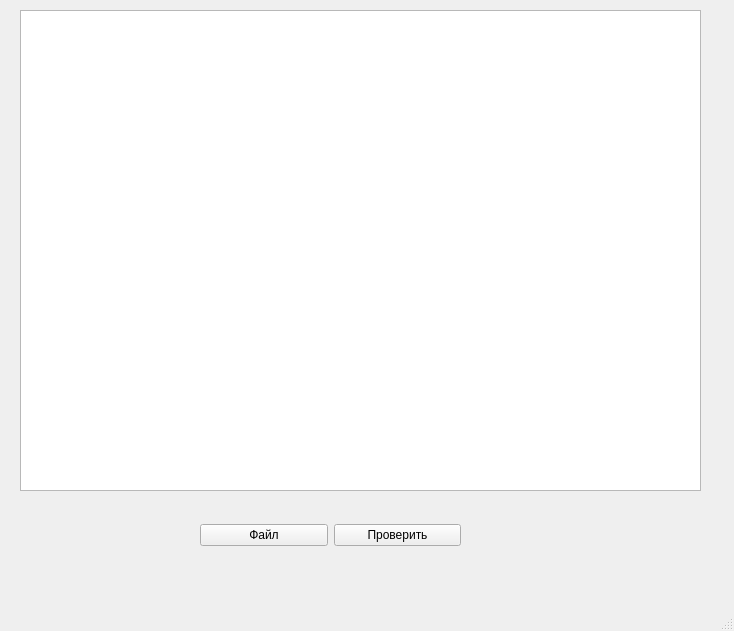
<?xml version="1.0" encoding="UTF-8"?>
<ui version="4.0">
 <class>MainWindow</class>
 <widget class="QMainWindow" name="MainWindow">
  <property name="geometry">
   <rect>
    <x>0</x>
    <y>0</y>
    <width>734</width>
    <height>631</height>
   </rect>
  </property>
  <property name="windowTitle">
   <string>MainWindow</string>
  </property>
  <widget class="QWidget" name="centralwidget">
   <widget class="QTextEdit" name="display">
    <property name="geometry">
     <rect>
      <x>20</x>
      <y>10</y>
      <width>681</width>
      <height>481</height>
     </rect>
    </property>
   </widget>
   <widget class="QWidget" name="">
    <property name="geometry">
     <rect>
      <x>200</x>
      <y>520</y>
      <width>261</width>
      <height>31</height>
     </rect>
    </property>
    <layout class="QHBoxLayout" name="horizontalLayout">
     <item>
      <widget class="QPushButton" name="add_button">
       <property name="text">
        <string>Файл</string>
       </property>
      </widget>
     </item>
     <item>
      <widget class="QPushButton" name="check_button">
       <property name="text">
        <string>Проверить</string>
       </property>
      </widget>
     </item>
    </layout>
   </widget>
  </widget>
  <widget class="QMenuBar" name="menubar">
   <property name="geometry">
    <rect>
     <x>0</x>
     <y>0</y>
     <width>734</width>
     <height>25</height>
    </rect>
   </property>
  </widget>
  <widget class="QStatusBar" name="statusbar"/>
  <action name="actionfile">
   <property name="text">
    <string>file</string>
   </property>
  </action>
 </widget>
 <resources/>
 <connections/>
</ui>
